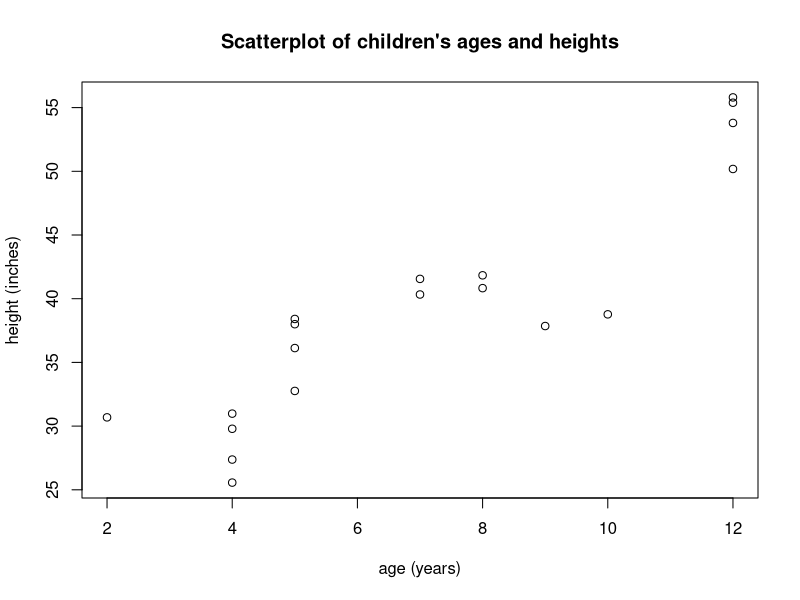
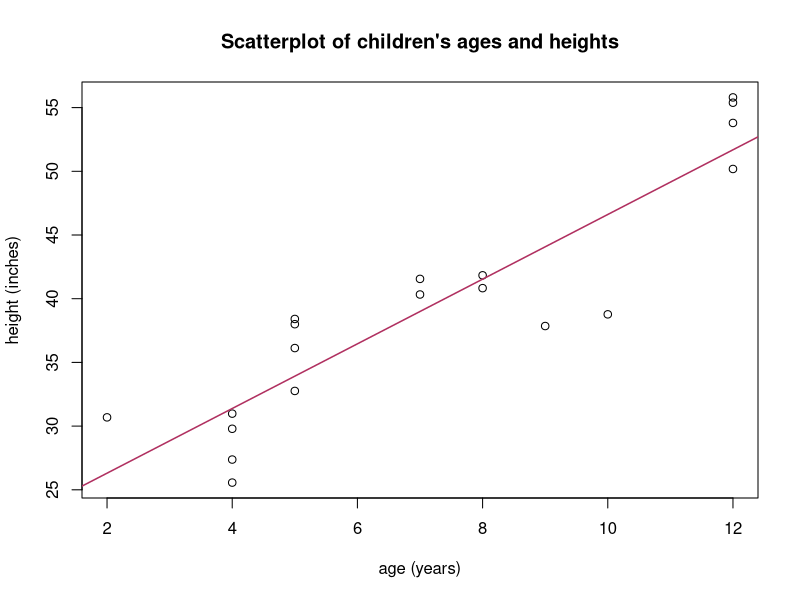
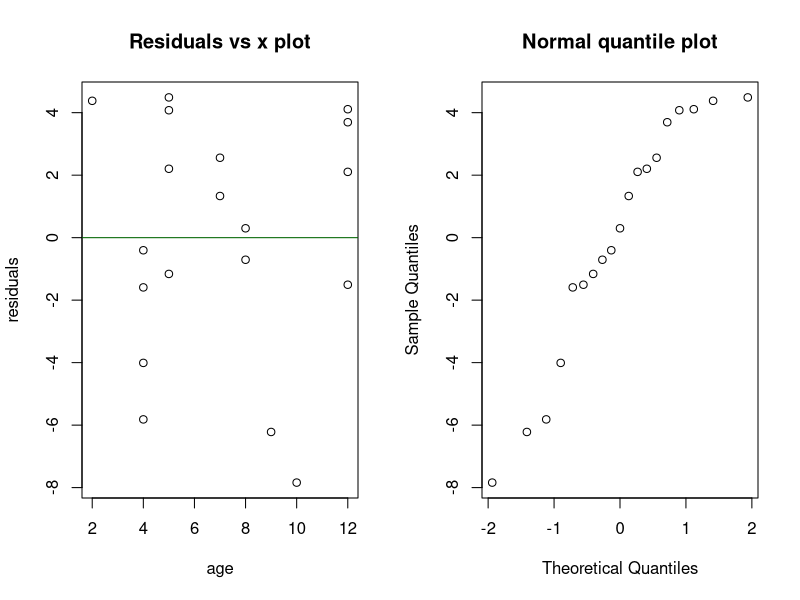

R code for these plots, in order:
# make a simulated data set: explantory variable is age
# response variable is height

n <- 19  # size of sample to generate
ages <- sample(2:15, n, replace=T)
heights <- 20 + 2.75*ages +  rnorm(n,0,4.5)  # simulate heights in inches

# store simulated values in a data frame
heights_data <- data.frame(age=ages, height=heights)


# scatterplot
plot(heights_data$age, heights_data$height, main='Scatterplot of children\'s ages and heights',
     xlab='age (years)', ylab="height (inches)")

# correlation
cor(heights_data$age, heights_data$height)

# note: it doesn't matter what order you list the variables
# for correlation calculations
cor(heights_data$height, heights_data$age)

# Find the least squares regression line
# use the lm() function, just like in ANOVA

heights_lm <- lm(height~age, data=heights_data)
summary(heights_lm)
coefficients <- coefficients(heights_lm)

# make scatterplot with regression line added
plot(heights_data$age, heights_data$height, main='Scatterplot of children\'s ages and heights',
     xlab='age (years)', ylab="height (inches)")
abline(a=coefficients[1], b=coefficients[2], col='maroon',lwd=1.5)

# find residuals for the regression model
residuals(heights_lm)

# make residual plots
par(mfrow = c(1,2))  # to put plots in side-by-side panels
plot(heights_data$age, residuals(heights_lm), main='Residuals vs x plot',
     ylab='residuals', xlab='age')
abline(h=0, col='darkgreen')  # add a horizontal line at 0 if desired

qqnorm(residuals(heights_lm), main='Normal quantile plot')
